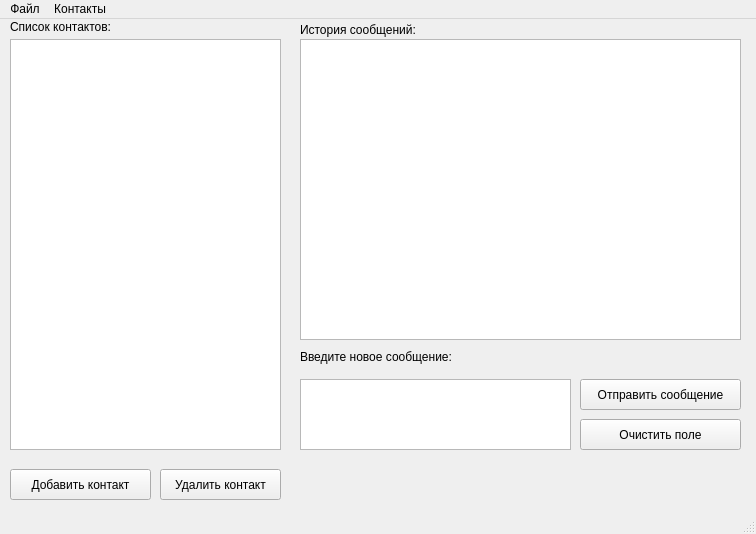
<?xml version="1.0" encoding="UTF-8"?>
<ui version="4.0">
 <class>MainClientWindow</class>
 <widget class="QMainWindow" name="MainClientWindow">
  <property name="geometry">
   <rect>
    <x>0</x>
    <y>0</y>
    <width>756</width>
    <height>534</height>
   </rect>
  </property>
  <property name="minimumSize">
   <size>
    <width>756</width>
    <height>534</height>
   </size>
  </property>
  <property name="windowTitle">
   <string>Чат Программа alpha release</string>
  </property>
  <property name="windowIcon">
   <iconset>
    <normaloff>../img/Chat.ico</normaloff>../img/Chat.ico</iconset>
  </property>
  <widget class="QWidget" name="centralwidget">
   <widget class="QLabel" name="label_contacts">
    <property name="geometry">
     <rect>
      <x>10</x>
      <y>0</y>
      <width>101</width>
      <height>16</height>
     </rect>
    </property>
    <property name="text">
     <string>Список контактов:</string>
    </property>
   </widget>
   <widget class="QPushButton" name="btn_add_contact">
    <property name="geometry">
     <rect>
      <x>10</x>
      <y>450</y>
      <width>141</width>
      <height>31</height>
     </rect>
    </property>
    <property name="text">
     <string>Добавить контакт</string>
    </property>
    <property name="icon">
     <iconset>
      <normaloff>../img/Add.ico</normaloff>../img/Add.ico</iconset>
    </property>
   </widget>
   <widget class="QPushButton" name="btn_remove_contact">
    <property name="geometry">
     <rect>
      <x>160</x>
      <y>450</y>
      <width>121</width>
      <height>31</height>
     </rect>
    </property>
    <property name="text">
     <string>Удалить контакт</string>
    </property>
    <property name="icon">
     <iconset>
      <normaloff>../img/Delete.ico</normaloff>../img/Delete.ico</iconset>
    </property>
   </widget>
   <widget class="QLabel" name="label_history">
    <property name="geometry">
     <rect>
      <x>300</x>
      <y>0</y>
      <width>391</width>
      <height>21</height>
     </rect>
    </property>
    <property name="text">
     <string>История сообщений:</string>
    </property>
   </widget>
   <widget class="QTextEdit" name="text_message">
    <property name="geometry">
     <rect>
      <x>300</x>
      <y>360</y>
      <width>271</width>
      <height>71</height>
     </rect>
    </property>
   </widget>
   <widget class="QLabel" name="label_new_message">
    <property name="geometry">
     <rect>
      <x>300</x>
      <y>330</y>
      <width>171</width>
      <height>16</height>
     </rect>
    </property>
    <property name="text">
     <string>Введите новое сообщение:</string>
    </property>
   </widget>
   <widget class="QListView" name="list_contacts">
    <property name="geometry">
     <rect>
      <x>10</x>
      <y>20</y>
      <width>271</width>
      <height>411</height>
     </rect>
    </property>
   </widget>
   <widget class="QListView" name="list_messages">
    <property name="geometry">
     <rect>
      <x>300</x>
      <y>20</y>
      <width>441</width>
      <height>301</height>
     </rect>
    </property>
   </widget>
   <widget class="QPushButton" name="btn_send">
    <property name="geometry">
     <rect>
      <x>580</x>
      <y>360</y>
      <width>161</width>
      <height>31</height>
     </rect>
    </property>
    <property name="text">
     <string>Отправить сообщение</string>
    </property>
    <property name="icon">
     <iconset>
      <normaloff>../img/Outbox.ico</normaloff>../img/Outbox.ico</iconset>
    </property>
    <property name="iconSize">
     <size>
      <width>20</width>
      <height>20</height>
     </size>
    </property>
    <property name="shortcut">
     <string/>
    </property>
    <property name="checkable">
     <bool>false</bool>
    </property>
   </widget>
   <widget class="QPushButton" name="btn_clear">
    <property name="geometry">
     <rect>
      <x>580</x>
      <y>400</y>
      <width>161</width>
      <height>31</height>
     </rect>
    </property>
    <property name="sizePolicy">
     <sizepolicy hsizetype="Fixed" vsizetype="Fixed">
      <horstretch>0</horstretch>
      <verstretch>0</verstretch>
     </sizepolicy>
    </property>
    <property name="mouseTracking">
     <bool>false</bool>
    </property>
    <property name="tabletTracking">
     <bool>false</bool>
    </property>
    <property name="focusPolicy">
     <enum>Qt::StrongFocus</enum>
    </property>
    <property name="layoutDirection">
     <enum>Qt::LeftToRight</enum>
    </property>
    <property name="autoFillBackground">
     <bool>false</bool>
    </property>
    <property name="text">
     <string>Очистить поле</string>
    </property>
    <property name="icon">
     <iconset>
      <normaloff>../img/Clear.ico</normaloff>../img/Clear.ico</iconset>
    </property>
    <property name="autoRepeatDelay">
     <number>300</number>
    </property>
   </widget>
  </widget>
  <widget class="QMenuBar" name="menubar">
   <property name="geometry">
    <rect>
     <x>0</x>
     <y>0</y>
     <width>756</width>
     <height>21</height>
    </rect>
   </property>
   <widget class="QMenu" name="menu">
    <property name="title">
     <string>Файл</string>
    </property>
    <addaction name="menu_exit"/>
   </widget>
   <widget class="QMenu" name="menu_2">
    <property name="title">
     <string>Контакты</string>
    </property>
    <addaction name="menu_add_contact"/>
    <addaction name="menu_del_contact"/>
    <addaction name="separator"/>
   </widget>
   <addaction name="menu"/>
   <addaction name="menu_2"/>
  </widget>
  <widget class="QStatusBar" name="statusBar"/>
  <action name="menu_exit">
   <property name="text">
    <string>Выход</string>
   </property>
  </action>
  <action name="menu_add_contact">
   <property name="icon">
    <iconset>
     <normaloff>../img/Add.ico</normaloff>../img/Add.ico</iconset>
   </property>
   <property name="text">
    <string>Добавить контакт</string>
   </property>
  </action>
  <action name="menu_del_contact">
   <property name="icon">
    <iconset>
     <normaloff>../img/Delete.ico</normaloff>../img/Delete.ico</iconset>
   </property>
   <property name="text">
    <string>Удалить контакт</string>
   </property>
  </action>
 </widget>
 <resources/>
 <connections>
  <connection>
   <sender>btn_clear</sender>
   <signal>clicked()</signal>
   <receiver>text_message</receiver>
   <slot>clear()</slot>
   <hints>
    <hint type="sourcelabel">
     <x>541</x>
     <y>481</y>
    </hint>
    <hint type="destinationlabel">
     <x>547</x>
     <y>416</y>
    </hint>
   </hints>
  </connection>
 </connections>
</ui>
